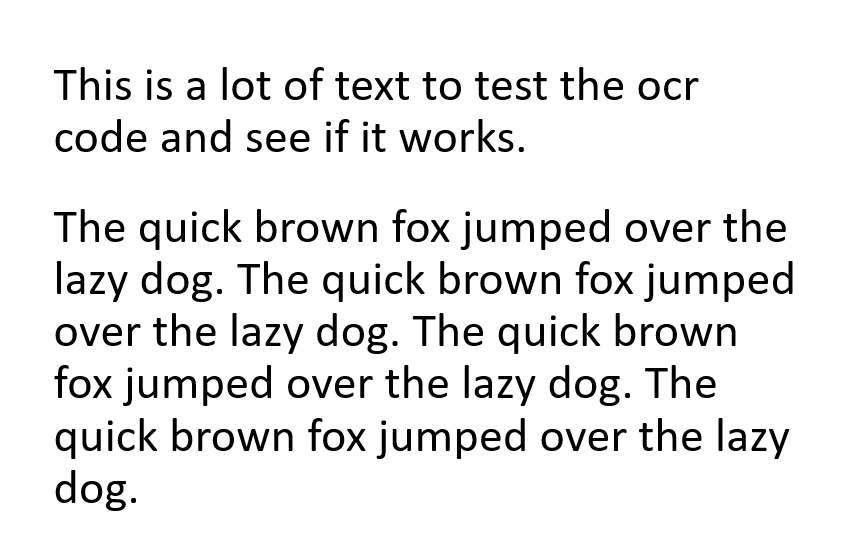
#> input picture testPicture.png, 848 x 556 px
$ python TextDetector.py
#> lines starting #> are read from the running program, lines starting #| are printed output that depends on the picture; after the words box and inside, x2 and y2 are one past the last pixel; in counts of white or black regions, pixels touching at a corner belong together
import cv2
import pytesseract
import tkinter as tk
from tkinter import filedialog
# from PIL import Image, ImageGrab

# Configure your tesseract path here
pytesseract.pytesseract.tesseract_cmd = r'D:\Program Files\TesseractOCR\tesseract.exe'
root = tk.Tk()
root.withdraw()
filepath = filedialog.askopenfilename()
#> the answer given: testPicture.png
img = cv2.imread(filepath)
#> img is the input picture: shape (556, 848, 3); min 0, max 255, mean 234.2
img = cv2.resize(img, None, fx=1, fy=1)


# [82 lines left out: functions trim_str, detect_characters, detect_words, detect_digits, not called in this run]


def main():
    # [9 lines left out: function alternative, not called in this run]

    fixed_font = "Calibri"
    main_root = tk.Tk()
    main_root.geometry("488x813")
    main_root.title("Text Recognition")

    size_slider = tk.Scale(main_root, from_=1, to=100, orient=tk.HORIZONTAL)
    size_slider.set(100)

    heading = tk.Label(main_root, text="What do you want to detect?", bg="#11BE94", width="300", height="2",
                       font=(fixed_font, 13))

    characters = tk.Button(main_root, text="Characters", command=detect_characters, height="2", width="30")
    words = tk.Button(main_root, text="Words", command=detect_words, height="2", width="30")
    digits = tk.Button(main_root, text="Digits", command=detect_digits, height="2", width="30")

    resize_label = tk.Label(main_root, text="Image Resize (%) :")

    e = tk.Entry(main_root, width=25)
    beta_button = tk.Button(main_root, text="Done", command=alternative, height="2", width="10")

    heading.pack()

    tk.Label(main_root, text="").pack()

    characters.pack()

    tk.Label(main_root, text="").pack()

    words.pack()

    tk.Label(main_root, text="").pack()

    digits.pack()

    tk.Label(main_root, text="").pack()

    resize_label.pack()
    size_slider.pack()

    tk.Label(main_root, text="").pack()
    tk.Label(main_root, text="").pack()

    e.pack()
    tk.Label(main_root, text="").pack()
    beta_button.pack()

    root.mainloop()

    size_indicator = size_slider.get() / 100


try:
    img = cv2.cvtColor(img, cv2.COLOR_BGR2GRAY)
#> img: shape (556, 848)
    img = cv2.adaptiveThreshold(img, 255, cv2.ADAPTIVE_THRESH_GAUSSIAN_C, cv2.THRESH_BINARY, 81, 11)
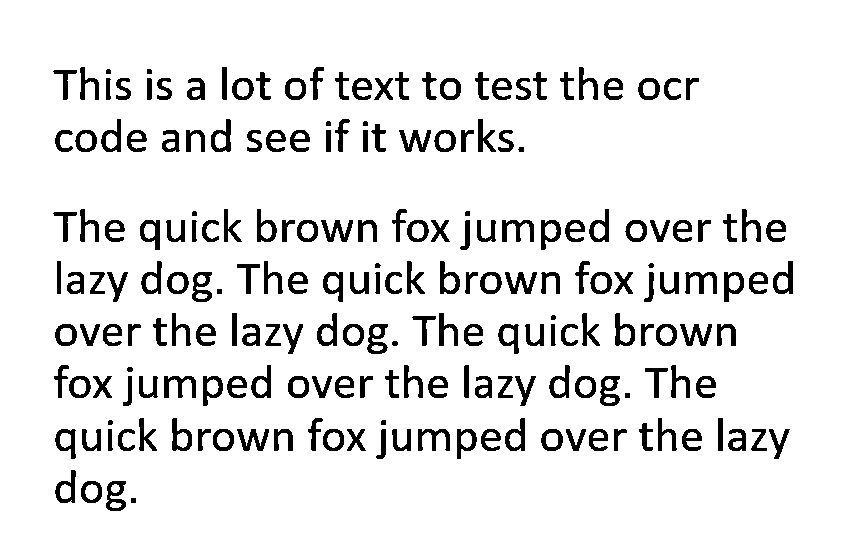
#> img: shape (556, 848); 90.9% white; 208 black regions, largest, box (x1, y1, x2, y2) and area: (502, 220, 534, 242) 348, (164, 376, 196, 398) 347, (685, 272, 717, 294) 342
    main()
#> (the call stopped at in main, `size_indicator = size_slider.get() / 100`: tkinter is not available in this run)

except cv2.error:
    print("Unsupported file extension.")
    input("Press Enter to exit.")
